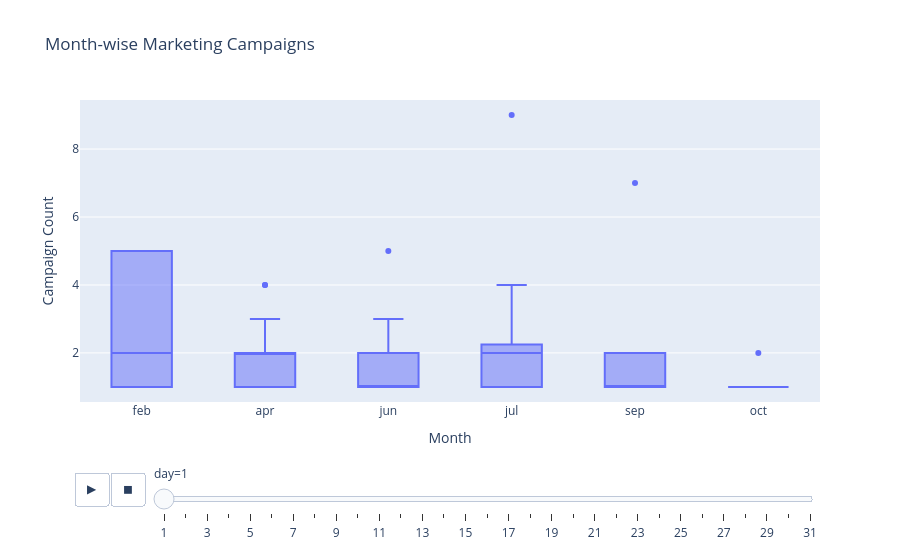

This figure's notebook cell:
### Markdown cell above
### **10. Analyze month-wise marketing campaigns.**

### Code cell
mnthCmpnData = data
months = ["jan","feb","mar","apr","may","jun","jul","aug","sep","oct","nov","dec"]
mnthCmpnData['month'] = pd.Categorical(mnthCmpnData['month'], categories=months, ordered=True)
mnthCmpnData = mnthCmpnData.sort_values(["day", "month"])

mnthCmpn = px.box(mnthCmpnData,
                  x="month",
                  y="campaign",
                  animation_frame="day",
                  labels={"month":"Month", "campaign":"Campaign Count"},
                  title="Month-wise Marketing Campaigns")
mnthCmpn.show()

### Figure 1 — Plotly figure (JSON) as saved in the notebook; plotly's stock layout.template omitted (floating-point values rounded to 4 significant figures)
{"data": [{"alignmentgroup": "True", "hovertemplate": "day=1<br>Month=%{x}<br>Campaign Count=%{y}<extra></extra>", "legendgroup": "", "marker": {"color": "#636efa"}, "name": "", "notched": false, "offsetgroup": "", "orientation": "v", "showlegend": false, "type": "box", "x": ["feb", "feb", "feb", "feb", "feb", "apr", "apr", "apr", "apr", "apr", "apr", "apr", "apr", "apr", "apr", "apr", "apr", "apr", "apr", "apr", "apr", "apr", "apr", "jun", "jun", "jun", "jun", "jun", "jun", "jun", "jun", "jun", "jun", "jun", "jun", "jun", "jun", "jun", "jun", "jun", "jun", "jun", "jun", "jun", "jun", "jun", "jun", "jun", "jun", "jun", "jun", "jun", "jun", "jun", "jun", "jun", "jun", "jun", "jun", "jun", "jun", "jun", "jun", "jun", "jun", "jun", "jun", "jun", "jul", "jul", "jul", "jul", "jul", "jul", "jul", "jul", "jul", "jul", "jul", "jul", "jul", "jul", "jul", "jul", "jul", "sep", "sep", "sep", "sep", "sep", "sep", "sep", "sep", "sep", "sep", "sep", "sep", "sep", "sep", "sep", "sep", "sep", "sep", "sep", "sep", "sep", "sep", "sep", "sep", "sep", "oct", "oct", "oct", "oct", "oct", "oct", "oct", "oct", "oct", "oct", "oct", "oct"], "x0": " ", "xaxis": "x", "y": [1, 5, 2, 1, 5, 3, 1, 1, 2, 2, 1, 1, 1, 2, 3, 2, 1, 4, 2, 4, 1, 2, 1, 3, 1, 1, 1, 1, 1, 1, 2, 1, 1, 1, 1, 1, 1, 2, 2, 2, 1, 1, 1, 1, 1, 2, 1, 1, 1, 2, 1, 1, 1, 1, 1, 2, 3, 5, 1, 1, 1, 2, 2, 1, 1, 1, 1, 1, 9, 2, 2, 2, 3, 2, 2, 1, 4, 1, 2, 2, 3, 2, 1, 1, 1, 2, 1, 1, 1, 1, 2, 1, 1, 1, 1, 1, 1, 1, 2, 1, 2, 2, 1, 2, 1, 7, 2, 1, 1, 1, 1, 1, 1, 1, 1, 2, 1, 1, 1, 1, 1, 1], "y0": " ", "yaxis": "y"}], "layout": {"boxmode": "group", "legend": {"tracegroupgap": 0}, "sliders": [{"active": 0, "currentvalue": {"prefix": "day="}, "len": 0.9, "pad": {"b": 10, "t": 60}, "steps": [{"args": [["1"], {"frame": {"duration": 0, "redraw": true}, "fromcurrent": true, "mode": "immediate", "transition": {"duration": 0, "easing": "linear"}}], "label": "1", "method": "animate"}, {"args": [["2"], {"frame": {"duration": 0, "redraw": true}, "fromcurrent": true, "mode": "immediate", "transition": {"duration": 0, "easing": "linear"}}], "label": "2", "method": "animate"}, {"args": [["3"], {"frame": {"duration": 0, "redraw": true}, "fromcurrent": true, "mode": "immediate", "transition": {"duration": 0, "easing": "linear"}}], "label": "3", "method": "animate"}, {"args": [["4"], {"frame": {"duration": 0, "redraw": true}, "fromcurrent": true, "mode": "immediate", "transition": {"duration": 0, "easing": "linear"}}], "label": "4", "method": "animate"}, {"args": [["5"], {"frame": {"duration": 0, "redraw": true}, "fromcurrent": true, "mode": "immediate", "transition": {"duration": 0, "easing": "linear"}}], "label": "5", "method": "animate"}, {"args": [["6"], {"frame": {"duration": 0, "redraw": true}, "fromcurrent": true, "mode": "immediate", "transition": {"duration": 0, "easing": "linear"}}], "label": "6", "method": "animate"}, {"args": [["7"], {"frame": {"duration": 0, "redraw": true}, "fromcurrent": true, "mode": "immediate", "transition": {"duration": 0, "easing": "linear"}}], "label": "7", "method": "animate"}, {"args": [["8"], {"frame": {"duration": 0, "redraw": true}, "fromcurrent": true, "mode": "immediate", "transition": {"duration": 0, "easing": "linear"}}], "label": "8", "method": "animate"}, {"args": [["9"], {"frame": {"duration": 0, "redraw": true}, "fromcurrent": true, "mode": "immediate", "transition": {"duration": 0, "easing": "linear"}}], "label": "9", "method": "animate"}, {"args": [["10"], {"frame": {"duration": 0, "redraw": true}, "fromcurrent": true, "mode": "immediate", "transition": {"duration": 0, "easing": "linear"}}], "label": "10", "method": "animate"}, {"args": [["11"], {"frame": {"duration": 0, "redraw": true}, "fromcurrent": true, "mode": "immediate", "transition": {"duration": 0, "easing": "linear"}}], "label": "11", "method": "animate"}, {"args": [["12"], {"frame": {"duration": 0, "redraw": true}, "fromcurrent": true, "mode": "immediate", "transition": {"duration": 0, "easing": "linear"}}], "label": "12", "method": "animate"}, {"args": [["13"], {"frame": {"duration": 0, "redraw": true}, "fromcurrent": true, "mode": "immediate", "transition": {"duration": 0, "easing": "linear"}}], "label": "13", "method": "animate"}, {"args": [["14"], {"frame": {"duration": 0, "redraw": true}, "fromcurrent": true, "mode": "immediate", "transition": {"duration": 0, "easing": "linear"}}], "label": "14", "method": "animate"}, {"args": [["15"], {"frame": {"duration": 0, "redraw": true}, "fromcurrent": true, "mode": "immediate", "transition": {"duration": 0, "easing": "linear"}}], "label": "15", "method": "animate"}, {"args": [["16"], {"frame": {"duration": 0, "redraw": true}, "fromcurrent": true, "mode": "immediate", "transition": {"duration": 0, "easing": "linear"}}], "label": "16", "method": "animate"}, {"args": [["17"], {"frame": {"duration": 0, "redraw": true}, "fromcurrent": true, "mode": "immediate", "transition": {"duration": 0, "easing": "linear"}}], "label": "17", "method": "animate"}, {"args": [["18"], {"frame": {"duration": 0, "redraw": true}, "fromcurrent": true, "mode": "immediate", "transition": {"duration": 0, "easing": "linear"}}], "label": "18", "method": "animate"}, {"args": [["19"], {"frame": {"duration": 0, "redraw": true}, "fromcurrent": true, "mode": "immediate", "transition": {"duration": 0, "easing": "linear"}}], "label": "19", "method": "animate"}, {"args": [["20"], {"frame": {"duration": 0, "redraw": true}, "fromcurrent": true, "mode": "immediate", "transition": {"duration": 0, "easing": "linear"}}], "label": "20", "method": "animate"}, {"args": [["21"], {"frame": {"duration": 0, "redraw": true}, "fromcurrent": true, "mode": "immediate", "transition": {"duration": 0, "easing": "linear"}}], "label": "21", "method": "animate"}, {"args": [["22"], {"frame": {"duration": 0, "redraw": true}, "fromcurrent": true, "mode": "immediate", "transition": {"duration": 0, "easing": "linear"}}], "label": "22", "method": "animate"}, {"args": [["23"], {"frame": {"duration": 0, "redraw": true}, "fromcurrent": true, "mode": "immediate", "transition": {"duration": 0, "easing": "linear"}}], "label": "23", "method": "animate"}, {"args": [["24"], {"frame": {"duration": 0, "redraw": true}, "fromcurrent": true, "mode": "immediate", "transition": {"duration": 0, "easing": "linear"}}], "label": "24", "method": "animate"}, {"args": [["25"], {"frame": {"duration": 0, "redraw": true}, "fromcurrent": true, "mode": "immediate", "transition": {"duration": 0, "easing": "linear"}}], "label": "25", "method": "animate"}, {"args": [["26"], {"frame": {"duration": 0, "redraw": true}, "fromcurrent": true, "mode": "immediate", "transition": {"duration": 0, "easing": "linear"}}], "label": "26", "method": "animate"}, {"args": [["27"], {"frame": {"duration": 0, "redraw": true}, "fromcurrent": true, "mode": "immediate", "transition": {"duration": 0, "easing": "linear"}}], "label": "27", "method": "animate"}, {"args": [["28"], {"frame": {"duration": 0, "redraw": true}, "fromcurrent": true, "mode": "immediate", "transition": {"duration": 0, "easing": "linear"}}], "label": "28", "method": "animate"}, {"args": [["29"], {"frame": {"duration": 0, "redraw": true}, "fromcurrent": true, "mode": "immediate", "transition": {"duration": 0, "easing": "linear"}}], "label": "29", "method": "animate"}, {"args": [["30"], {"frame": {"duration": 0, "redraw": true}, "fromcurrent": true, "mode": "immediate", "transition": {"duration": 0, "easing": "linear"}}], "label": "30", "method": "animate"}, {"args": [["31"], {"frame": {"duration": 0, "redraw": true}, "fromcurrent": true, "mode": "immediate", "transition": {"duration": 0, "easing": "linear"}}], "label": "31", "method": "animate"}], "x": 0.1, "xanchor": "left", "y": 0, "yanchor": "top"}], "title": {"text": "Month-wise Marketing Campaigns"}, "updatemenus": [{"buttons": [{"args": [null, {"frame": {"duration": 500, "redraw": true}, "fromcurrent": true, "mode": "immediate", "transition": {"duration": 500, "easing": "linear"}}], "label": "&#9654;", "method": "animate"}, {"args": [[null], {"frame": {"duration": 0, "redraw": true}, "fromcurrent": true, "mode": "immediate", "transition": {"duration": 0, "easing": "linear"}}], "label": "&#9724;", "method": "animate"}], "direction": "left", "pad": {"r": 10, "t": 70}, "showactive": false, "type": "buttons", "x": 0.1, "xanchor": "right", "y": 0, "yanchor": "top"}], "xaxis": {"anchor": "y", "domain": [0, 1], "title": {"text": "Month"}}, "yaxis": {"anchor": "x", "domain": [0, 1], "title": {"text": "Campaign Count"}}}}
